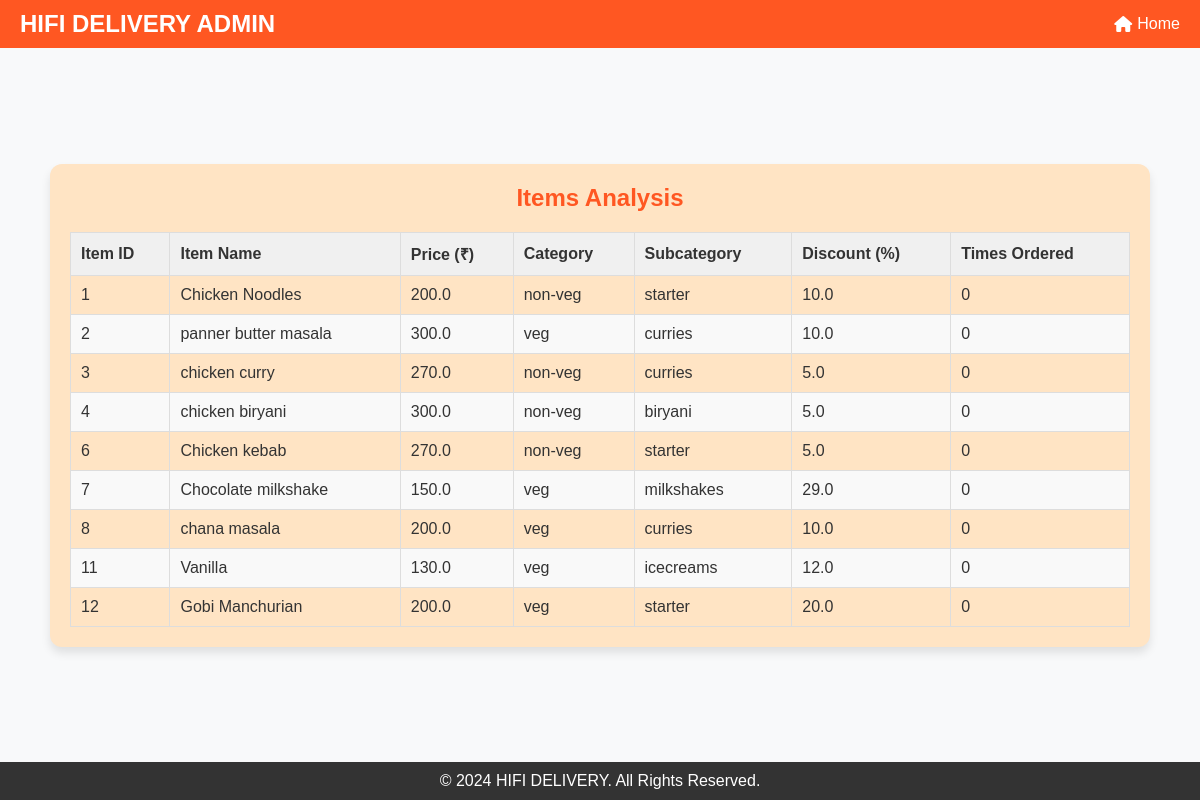
The app's page /items_analysis_admin, older data.
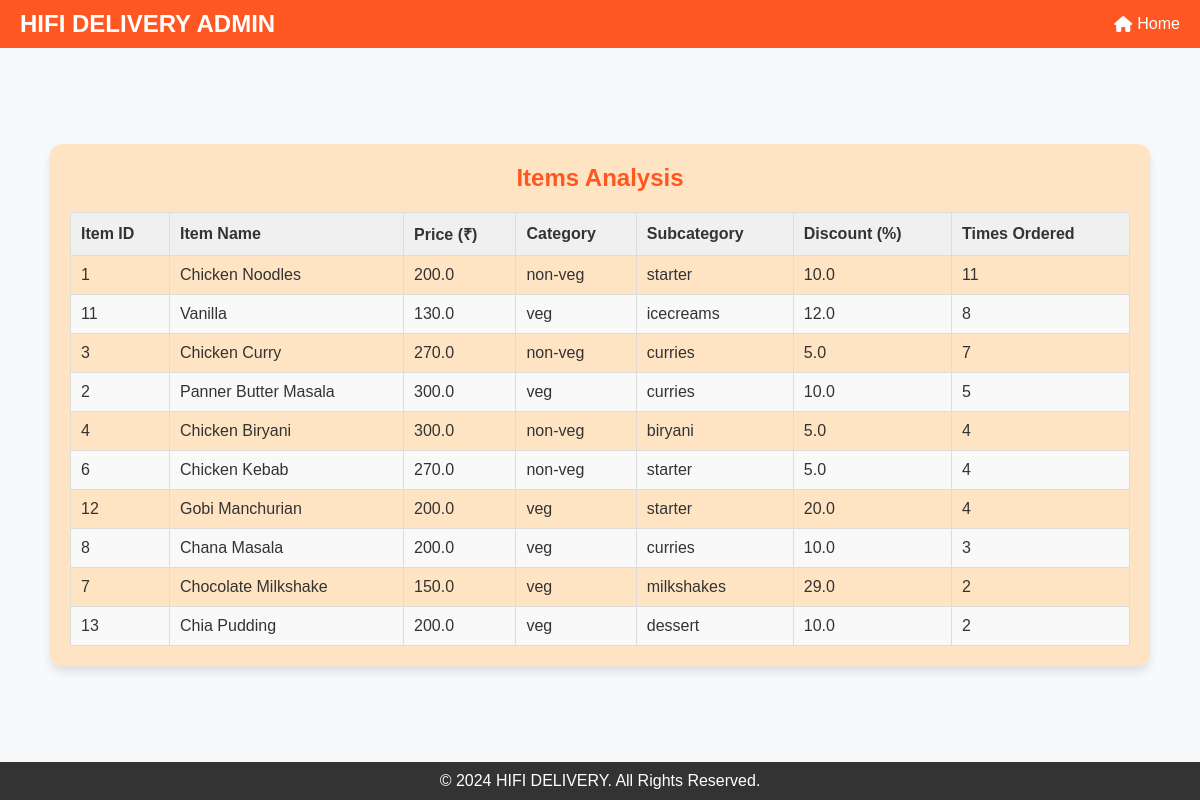
The same page, newer data.
### tables this page shows
CREATE TABLE "menu_items" (
	"id"	INTEGER,
	"name"	TEXT NOT NULL,
	"description"	TEXT NOT NULL,
	"price"	REAL NOT NULL,
	"image_path"	TEXT NOT NULL,
	"category"	TEXT NOT NULL DEFAULT 'veg',
	"subcategory"	TEXT NOT NULL DEFAULT 'starter',
	"discount"	REAL NOT NULL DEFAULT 0.0,
	PRIMARY KEY("id" AUTOINCREMENT)
);

### mergedapp.py (the view)
@app.route('/items_analysis_admin')
def items_analysis_admin():
    try:
        with get_db_connection() as conn:
            cursor = conn.cursor()
            cursor.execute('''
            SELECT mi.id, mi.name, mi.price, mi.category, mi.subcategory, mi.discount,
            COUNT(o.orderId) AS times_ordered
            FROM menu_items mi
            LEFT JOIN Orders_Analysis o ON mi.name = o.productName  -- Match items with orders
            GROUP BY mi.id
            ORDER BY times_ordered DESC;
            ''')
            items = cursor.fetchall()
    except sqlite3.Error as e:
        print(f"Database error: {e}")
        items = []
    return render_template('items_analysis.html', items=items)

### mergedapp.py (called while the page is built)
def get_db_connection():
    conn = sqlite3.connect(DATABASE)  # Timeout to avoid lock
    conn.row_factory = sqlite3.Row
    return conn

### templates/items_analysis.html (shortened to what this page needs)
<!DOCTYPE html>
<html lang="en">
<head>
    <link href="https://cdnjs.cloudflare.com/ajax/libs/font-awesome/6.5.0/css/all.min.css" rel="stylesheet">
</head>
<body>
    <header>
        <div class="logo">HIFI DELIVERY ADMIN</div>
        <nav>
            <ul>
                <li><a href="{{ url_for('admin')}}"><i class="fa-solid fa-house"></i> Home</a></li>
            </ul>
        </nav>
    </header>
    <div class="content">
        <div class="table-container">
            <h2>Items Analysis</h2>
            <table>
                <thead>
                    <tr>
                        <th>Item ID</th>
                        <th>Item Name</th>
                        <th>Price (₹)</th>
                        <th>Category</th>
                        <th>Subcategory</th>
                        <th>Discount (%)</th>
                        <th>Times Ordered</th>
                    </tr>
                </thead>
                <tbody>
                    {% if items %}
                        {% for item in items %}
                        <tr>
                            <td>{{ item[0] }}</td>
                            <td>{{ item[1] }}</td>
                            <td>{{ item[2] }}</td>
                            <td>{{ item[3] }}</td>
                            <td>{{ item[4] }}</td>
                            <td>{{ item[5] }}</td>
                            <td>{{ item[6] }}</td>
                        </tr>
                        {% endfor %}
                    {% else %}
                        <tr>
                            <td colspan="7">No items available.</td>
                        </tr>
                    {% endif %}
                </tbody>
            </table>
        </div>
    </div>
    <footer>
        <p>&copy; 2024 HIFI DELIVERY. All Rights Reserved.</p>
    </footer>
</body>
</html>

### templates/items_analysis.html (style rules this page uses)
* { margin: 0; padding: 0; box-sizing: border-box; font-family: Arial, sans-serif; }
body { background-color: #f8f9fa; color: #333; display: flex; flex-direction: column; min-height: 100vh; }
header { background: #ff5722; color: white; padding: 10px 20px; display: flex; justify-content: space-between; align-items: center; }
header .logo { font-size: 1.5rem; font-weight: bold; }
header nav ul { list-style: none; display: flex; gap: 15px; }
header nav ul li a { color: white; text-decoration: none; display: flex; align-items: center; }
header nav ul li a i { margin-right: 5px; }
.content { padding: 20px; flex-grow: 1; display: flex; justify-content: center; align-items: center; }
.table-container { background-color: #ffe4c4; padding: 20px; border-radius: 12px; box-shadow: 0 6px 10px rgba(0, 0, 0, 0.1); max-width: 1100px; width: 100%; }
h2 { color: #ff5722; margin-bottom: 15px; text-align: center; }
table { width: 100%; border-collapse: collapse; margin-top: 20px; }
table th, table td { padding: 10px; border: 1px solid #ddd; text-align: left; }
table th { background: #f0f0f0; }
table tr:nth-child(even) { background: #f9f9f9; }
footer { background: #333; color: white; text-align: center; padding: 10px; }
footer p { margin: 0; }

Row changes from the older to the newer data that the page shows:
changed menu_items "Chicken Noodles": item "0" → "11"
changed menu_items "Vanilla": item "0" → "8"; moves up the list
changed menu_items id 3: name "chicken curry" → "Chicken Curry"; item "0" → "7"; moves down the list
changed menu_items id 2: name "panner butter masala" → "Panner Butter Masala"; item "0" → "5"
changed menu_items "biryani": name "chicken biryani" → "Chicken Biryani"; id "0" → "4"
changed menu_items id 6: name "Chicken kebab" → "Chicken Kebab"; item "0" → "4"
changed menu_items "Gobi Manchurian": item "0" → "4"; moves up the list
changed menu_items id 8: name "chana masala" → "Chana Masala"; item "0" → "3"; moves down the list
changed menu_items "milkshakes": name "Chocolate milkshake" → "Chocolate Milkshake"; item "0" → "2"
added menu_items: id "13", name "Chia Pudding", price "200.0", category "veg", subcategory "dessert", discount "10.0", item "2"
